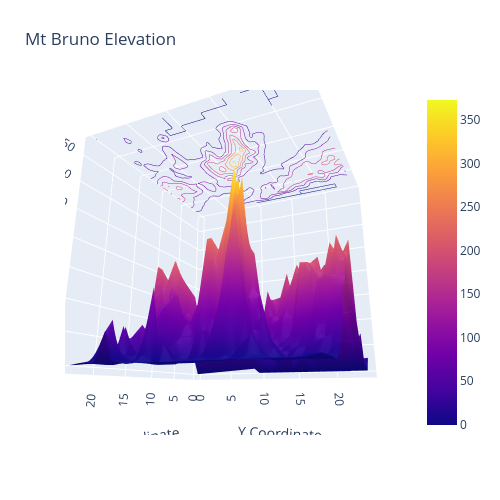

Notebook code for this chart:
### Code cell
# Create a Figure with a Surface plot using the elevation data
fig = go.Figure(data=[go.Surface(z=z_data.values)])

# Update the surface trace with contour lines on the z-axis
fig.update_traces(
    contours_z=dict(
        show=True,          # Display the contour lines
        usecolormap=True,   # Use the surface's colormap for the contours
        highlightcolor="limegreen",  # Set the highlight color for contours
        project_z=True      # Project the contours onto the z-plane
    )
)

# Update the layout of the figure:
fig.update_layout(
    title=dict(text='Mt Bruno Elevation'),  # Set the plot title
    autosize=False,                           # Disable automatic sizing
    scene=dict(
        # Custom axis labels
        xaxis=dict(title='X Coordinate'),
        yaxis=dict(title='Y Coordinate'),
        zaxis=dict(title='Elevation (m)'),
        camera_eye=dict(x=1.87, y=0.88, z=-0.64)
    ),
    width=500,    # Set the width of the figure
    height=500,   # Set the height of the figure
    margin=dict(l=65, r=50, b=65, t=90)  # Set custom margins for the figure layout
)

# Render and display the figure
fig.show()

### Figure 1 — Plotly figure (JSON) as saved in the notebook; plotly's stock layout.template omitted (floating-point values rounded to 4 significant figures; data arrays with more than 128 entries replaced by an {"elided": "..."} marker saying what was removed)
{"data": [{"contours": {"z": {"highlightcolor": "limegreen", "project": {"z": true}, "show": true, "usecolormap": true}}, "type": "surface", "z": {"elided": "25x25 float values"}}], "layout": {"autosize": false, "height": 500, "margin": {"b": 65, "l": 65, "r": 50, "t": 90}, "scene": {"aspectmode": "auto", "aspectratio": {"x": 1, "y": 1, "z": 1}, "camera": {"center": {"x": 0, "y": 0, "z": 0}, "eye": {"x": 1.648, "y": 0.7753, "z": -0.5639}, "projection": {"type": "perspective"}, "up": {"x": 0, "y": 0, "z": 1}}, "xaxis": {"title": {"text": "X Coordinate"}}, "yaxis": {"title": {"text": "Y Coordinate"}}, "zaxis": {"title": {"text": "Elevation (m)"}, "type": "linear"}}, "title": {"text": "Mt Bruno Elevation"}, "width": 500}}
